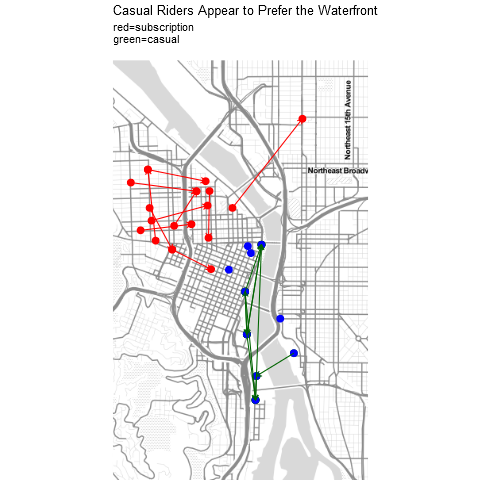

The script that saved this image:
library(tidyverse)
library(lubridate)

if(!grepl("tidy_tuesday/week_10", getwd())){setwd("../Desktop/tidy_tuesday/week_10")}

#get a list of all raw files
files<-list.files(path = "PublicTripData",full.names = TRUE)

#read and combine them
raw<-map_df(files, ~read.csv(.[1])) %>%
  filter(!is.na(Duration), Duration !="")



#set data types, create Pair field by concatenating start and end hubs
df<-raw %>%
  mutate(RouteID=as.character(RouteID),
         StartDate=lubridate::mdy(StartDate),
         StartTime=lubridate::hm(StartTime),
         EndDate=lubridate::mdy(EndDate),
         EndTime=lubridate::hm(EndTime),
         BikeID=as.character(BikeID),
         Duration=as.numeric(as.difftime(Duration)),
         BikeType=trimws(gsub("[[:digit:]-]+", "", BikeName)),
         Pair=case_when(
           StartHub==EndHub ~ "same",
           TRUE ~ paste0(StartHub,"-",  EndHub)
         )) %>%
  filter(Distance_Miles<90, EndDate < "2018-05-01", StartHub !="", EndHub !="")

#get the count and mean milage for each pair of start and end hub points
pair<-df %>% group_by(Pair, PaymentPlan) %>%
  summarise(avg_dist=mean(Distance_Miles), count=n())

#get the top ten routes used by casual payers
casual_route<-pair %>% ungroup() %>%
  filter(PaymentPlan=="Casual",Pair !="same") %>%
  arrange(desc(count)) %>%
  top_n(10) %>%
  left_join(df %>% select(StartHub, EndHub,StartLongitude, StartLatitude, EndLongitude, EndLatitude, Pair) %>% distinct(), by="Pair")

#get the top ten routes used by subscription payers
subscriber_route<-pair %>% ungroup() %>%
  filter(PaymentPlan=="Subscriber", Pair !="same") %>%
  arrange(desc(count)) %>%
  top_n(10)%>%
  left_join(df %>% select(StartHub, EndHub,StartLongitude, StartLatitude, EndLongitude, EndLatitude, Pair) %>% distinct(), by="Pair")

same_route=df %>% ungroup() %>%
  filter(Pair=="same") %>%
  group_by(Pair,StartHub, StartLongitude, StartLatitude) %>%
  count() %>%
  arrange(desc(n)) %>%
  ungroup() %>%
  top_n(10)

#get a map of Portland
portland<-ggmap::get_map("Portland, Oregon", zoom=13, source="stamen", maptype = "toner-lite", crop=TRUE)

#create a map of Portland, plot segments between start and end hubs, crop the image
rides<-ggmap::ggmap(portland)+
  geom_point(data=casual_route, aes(x=StartLongitude, y=StartLatitude), size=3, color="DarkGreen")+
  geom_point(data=subscriber_route, aes(x=StartLongitude, y=StartLatitude), size=3, color="red")+
  geom_point(data=casual_route, aes(x=EndLongitude, y=EndLatitude), size=3, color="DarkGreen")+
  geom_point(data=subscriber_route, aes(x=EndLongitude, y=EndLatitude), size=3, color="red")+
  geom_point(data=same_route, aes(x=StartLongitude, y=StartLatitude), size=3, color="blue", shape=21)+
  geom_segment(data=casual_route, aes(x=StartLongitude, xend=EndLongitude, y=StartLatitude, yend=EndLatitude), arrow = arrow(ends = "last",length = unit(0.2, "cm")),color="DarkGreen")+
  geom_segment(data=subscriber_route,aes(x=StartLongitude, xend=EndLongitude, y=StartLatitude, yend=EndLatitude), color="red", arrow = arrow(ends = "last",length = unit(0.2, "cm")))+
  scale_y_continuous(limits=c(45.49, 45.55))+
  scale_x_continuous(limits=c(-122.7, -122.65))+
  theme_void()+
  ggtitle("Casual Riders Appear to Prefer the Waterfront", subtitle = "red=subscription\ngreen=casual")

png("tt10.png", type = "cairo")
rides
dev.off()

age<-df %>% group_by(BikeID,BikeType) %>%
  summarise(start=min(StartDate), end=max(EndDate), miles=sum(Distance_Miles, na.rm=TRUE), uses=n()) %>%
  filter(uses>0, miles>0) %>%
  mutate(age=as.numeric(difftime(time1 = end, time2 = start, units = "days")), pop=uses/age) %>%
  filter(!grepl("LOST", BikeType, ignore.case = T),
         !grepl("quar", BikeType, ignore.case = T),
         !grepl("rec", BikeType, ignore.case=T),
         !grepl("police", BikeType, ignore.case = T),
         !grepl("damag", BikeType, ignore.case = T),
         !grepl("wait", BikeType, ignore.case = T),
         BikeType !="",
         age>0)

mean_age<-age %>% group_by(BikeType) %>%
  summarise(avg_age=mean(age), avg_uses=mean(uses),start=min(start), end=max(end), avg_miles=mean(miles)) %>%
  mutate(popular=avg_uses/avg_age)


ggplot(mean_age)+
  geom_segment(aes(x=start, xend=end, y=avg_miles, yend=avg_miles, color=BikeType))+
  geom_point(aes(x=start, y=avg_miles), color="blue")+
  geom_point(aes(x=end, y=avg_miles), color="red")

ggplot(mean_age)+
  geom_segment(aes(x=start, xend=end, y=popular, yend=popular, color=BikeType), show.legend = FALSE)+
  geom_point(aes(x=start, y=popular), color="blue")+
  geom_point(aes(x=end, y=popular), color="red")+
  geom_text(aes(x=start, y=popular, label=BikeType), size=2, hjust=1)

ggplot(age) +
  geom_boxplot(aes(x=BikeType, y=pop))+
  geom_hline(aes(yintercept=mean(pop)))+
  theme(axis.text.x=element_text(angle=90,hjust=1))
